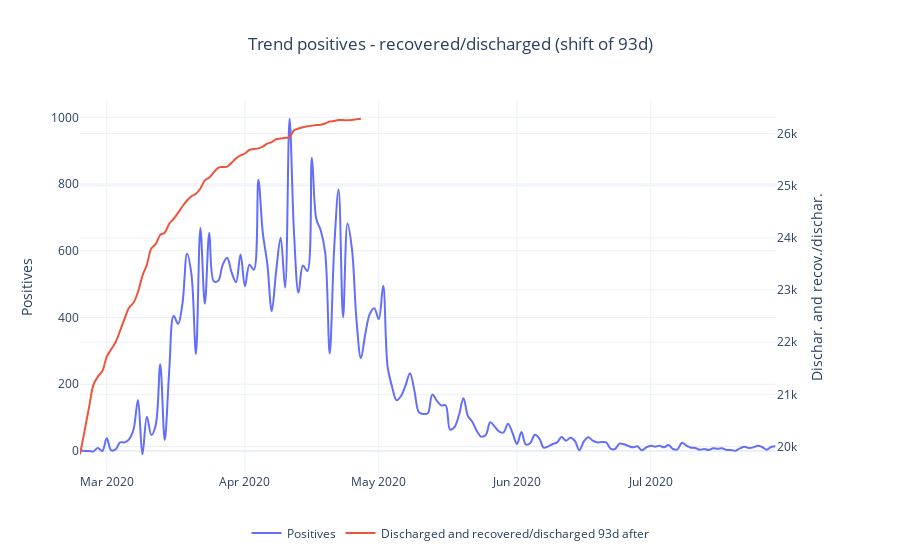

This figure's notebook cell:
### Code cell
fig = make_subplots(specs=[[{'secondary_y': True}]])

fig.add_trace(
    go.Scatter(
        x=dpc_regioni_firstw['data'],
        y=dpc_regioni_firstw['nuovi_positivi'],
        name='Positives',
        line_shape='spline'
    ),
    secondary_y=False,
)

fig.add_trace(
    go.Scatter(
        x=dpc_regioni_firstw['data'],
        y=dpc_regioni_firstw['dimessi_guariti_giorno'].shift(-giorni_max_cor_healing),
        name='Discharged and recovered/discharged ' + str(giorni_max_cor_healing) + 'd after',
        line_shape='spline'
    ),
    secondary_y=True,
)

fig.update_yaxes(title_text='Positives', secondary_y=False)
fig.update_yaxes(title_text='Dischar. and recov./dischar.', secondary_y=True)

fig.update_layout(
    legend=dict(
        orientation="h",
        yanchor="bottom",
        y=-.2,
        xanchor="center",
        x=.5
    ),
    title_x=0.5,
    template='plotly_white',
    title_text='Trend positives - recovered/discharged (shift of ' + str(giorni_max_cor_healing) + 'd)'
)
fig.show()

### Figure 1 — Plotly figure (JSON) as saved in the notebook; plotly's stock layout.template omitted (floating-point values rounded to 4 significant figures; data arrays with more than 128 entries replaced by an {"elided": "..."} marker saying what was removed)
{"data": [{"line": {"shape": "spline"}, "name": "Positives", "type": "scatter", "x": {"elided": "157 str values"}, "xaxis": "x", "y": {"elided": "157 int values"}, "yaxis": "y"}, {"line": {"shape": "spline"}, "name": "Discharged and recovered/discharged 93d after", "type": "scatter", "x": {"elided": "157 str values"}, "xaxis": "x", "y": {"elided": "157 int values"}, "yaxis": "y2"}], "layout": {"legend": {"orientation": "h", "x": 0.5, "xanchor": "center", "y": -0.2, "yanchor": "bottom"}, "title": {"text": "Trend positives - recovered/discharged (shift of 93d)", "x": 0.5}, "xaxis": {"anchor": "y", "domain": [0, 0.94]}, "yaxis": {"anchor": "x", "domain": [0, 1], "title": {"text": "Positives"}}, "yaxis2": {"anchor": "x", "overlaying": "y", "side": "right", "title": {"text": "Dischar. and recov./dischar."}}}}
